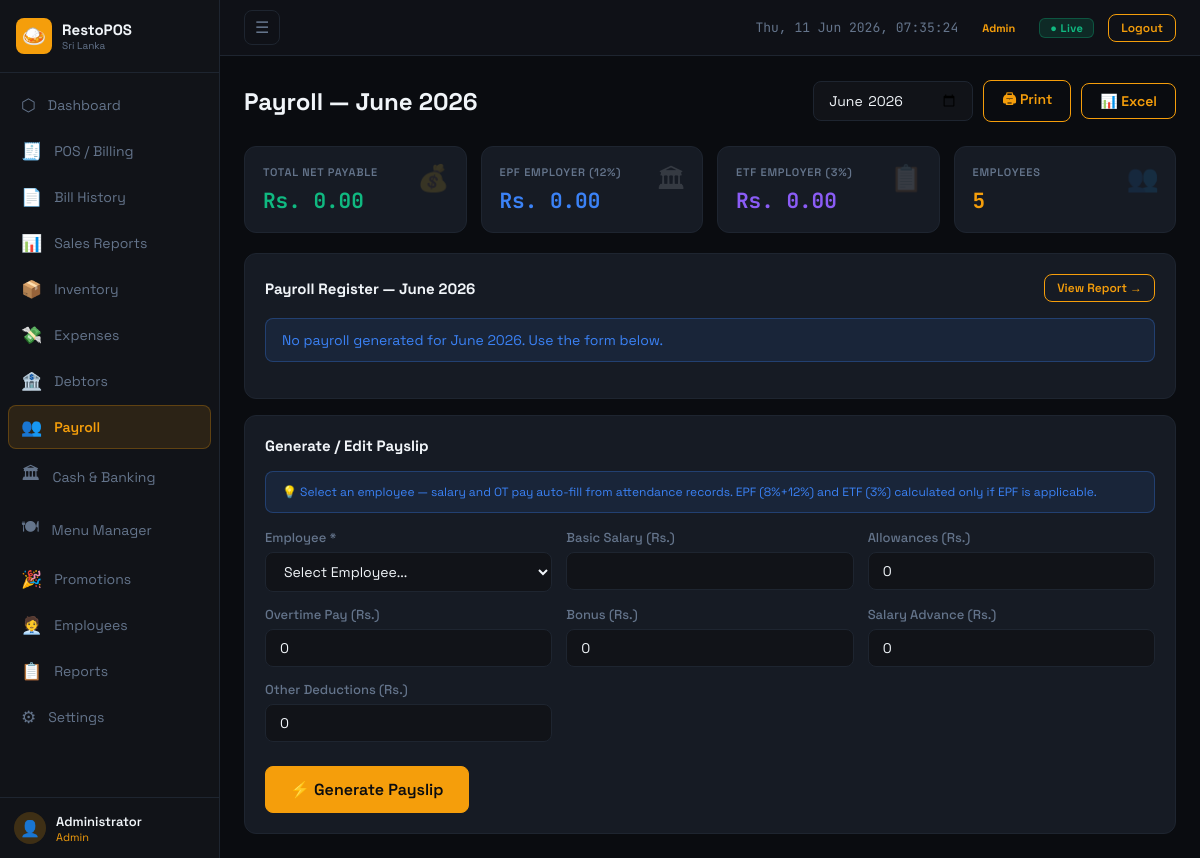
The app's page /modules/payroll.php (signed in), older data.
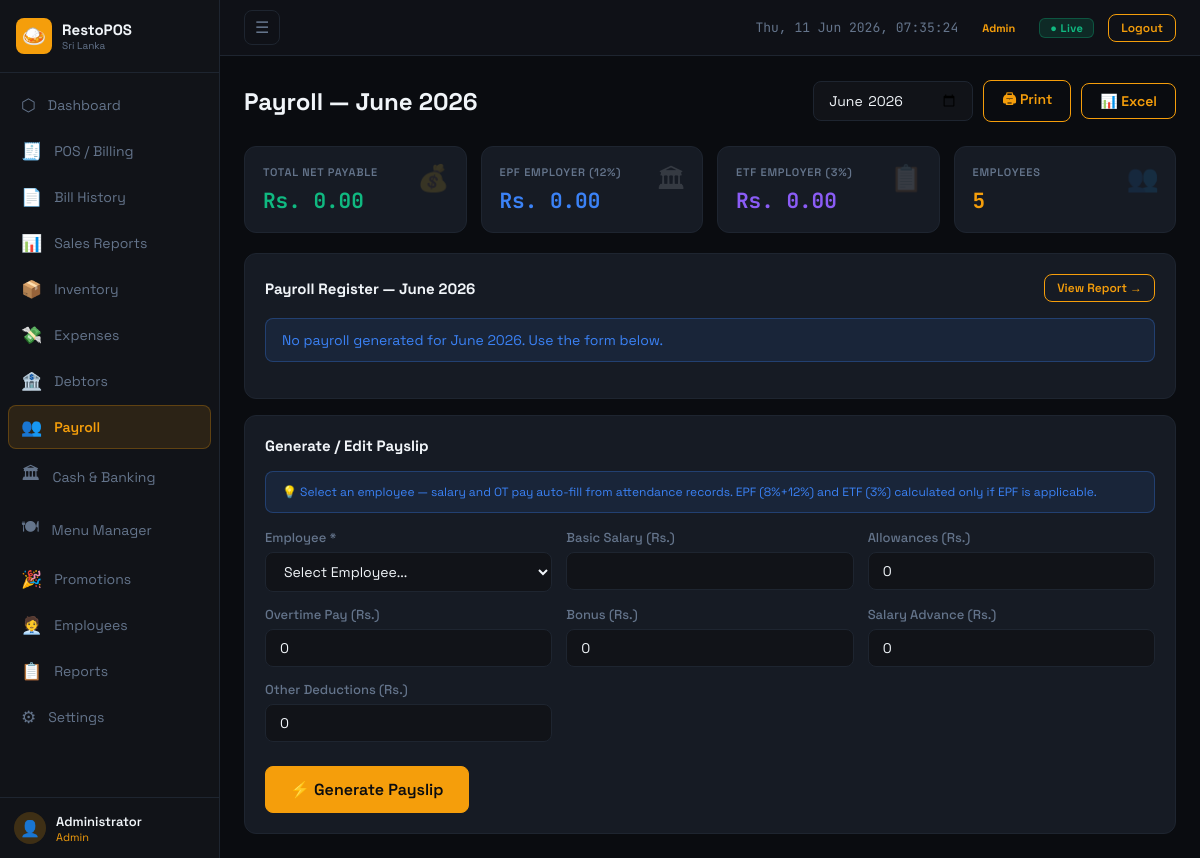
The same page, newer data.
### tables this page shows
CREATE TABLE employees (
    id INT AUTO_INCREMENT PRIMARY KEY,
    name VARCHAR(150) NOT NULL,
    nic VARCHAR(20),
    phone VARCHAR(20),
    position VARCHAR(100),
    basic_salary DECIMAL(10,2) DEFAULT 0,
    allowances DECIMAL(10,2) DEFAULT 0,
    epf_applicable TINYINT(1) DEFAULT 1,
    joined_date DATE,
    active TINYINT(1) DEFAULT 1,
    created_at TIMESTAMP DEFAULT CURRENT_TIMESTAMP
);

### includes/config.php (called while the page is built, shortened)
<?php
function fmt(float $n): string {
    return CURRENCY . ' ' . number_format($n, 2);
}

### modules/payroll.php (the view, shortened to what this page needs)
<?php
require_once '../includes/config.php';
$db = getDB();
$month      = $_GET['month'] ?? date('Y-m');
$monthStart = $month . '-01';
$monthEnd   = date('Y-m-t', strtotime($monthStart));
$employees = $db->query("SELECT * FROM employees WHERE active=1 AND name NOT LIKE '[DEL]%' ORDER BY name")->fetchAll();
$payrolls = $db->prepare("SELECT pr.*,e.name as emp_name,e.position,e.epf_applicable FROM payroll pr JOIN employees e ON pr.employee_id=e.id WHERE pr.pay_month=? ORDER BY e.name");
$payrolls->execute([$monthStart]); $payrolls=$payrolls->fetchAll();
$totals = ['gross'=>0,'epfe'=>0,'epfer'=>0,'etf'=>0,'net'=>0,'advance'=>0];
include '../includes/header.php';
?>
<div class="page-header">
  <div class="page-title">Payroll — <?= date('F Y',strtotime($monthStart)) ?></div>
  <div style="display:flex;gap:10px;align-items:center">
    <input type="month" value="<?= $month ?>" onchange="location.href='?month='+this.value" class="form-control" style="width:160px">
    <a href="export/index.php?report=payroll&from=<?=$monthStart?>&to=<?=$monthEnd?>&extra=<?=$month?>&format=print" target="_blank" class="btn btn-outline">🖨 Print</a>
    <a href="export/index.php?report=payroll&from=<?=$monthStart?>&to=<?=$monthEnd?>&extra=<?=$month?>&format=excel" class="btn btn-outline">📊 Excel</a>
  </div>
</div>
<div class="stats-grid mb-20">
  <div class="stat-card"><span class="stat-icon">💰</span><div class="stat-label">Total Net Payable</div><div class="stat-value text-green"><?= fmt($totals['net']) ?></div></div>
  <div class="stat-card"><span class="stat-icon">🏛</span><div class="stat-label">EPF Employer (12%)</div><div class="stat-value text-blue"><?= fmt($totals['epfer']) ?></div></div>
  <div class="stat-card"><span class="stat-icon">📋</span><div class="stat-label">ETF Employer (3%)</div><div class="stat-value" style="color:var(--purple)"><?= fmt($totals['etf']) ?></div></div>
  <div class="stat-card"><span class="stat-icon">👥</span><div class="stat-label">Employees</div><div class="stat-value text-accent"><?= count($employees) ?></div></div>
</div>
<div class="card mb-16">
  <div class="flex-between mb-16">
    <div class="card-title" style="margin-bottom:0">Payroll Register — <?= date('F Y',strtotime($monthStart)) ?></div>
    <a href="reports.php?rpt=payroll&from=<?=$monthStart?>&to=<?=$monthEnd?>&month=<?=$month?>" class="btn btn-sm btn-outline">View Report →</a>
  </div>
  <?php if (empty($payrolls)): ?>
    <div class="alert alert-info">No payroll generated for <?= date('F Y',strtotime($monthStart)) ?>. Use the form below.</div>
  <?php endif; ?>
</div>
<div class="card">
  <div class="card-title">Generate / Edit Payslip</div>
  <div class="alert alert-info fs-12 mb-16">
    💡 Select an employee — salary and OT pay auto-fill from attendance records.
    EPF (8%+12%) and ETF (3%) calculated only if EPF is applicable.
  </div>
  <form method="POST">
    <div class="form-row form-row-3 mb-12">
      <div class="form-group">
        <label class="form-label">Employee *</label>
        <select name="emp_id" id="empSelect" class="form-control" onchange="fillSalary(this)" required>
          <option value="">Select Employee...</option>
        </select>
      </div>
      <div class="form-group">
        <label class="form-label">Basic Salary (Rs.)</label>
        <input type="number" name="basic" id="fBasic" step="0.01" class="form-control" required>
      </div>
      <div class="form-group">
        <label class="form-label">Allowances (Rs.)</label>
        <input type="number" name="allowances" id="fAllow" step="0.01" class="form-control" value="0">
      </div>
      <div class="form-group">
        <label class="form-label">
          Overtime Pay (Rs.)
        </label>
        <input type="number" name="overtime" id="fOT" step="0.01" class="form-control" value="0">
      </div>
      <div class="form-group">
        <label class="form-label">Bonus (Rs.)</label>
        <input type="number" name="bonus" id="fBonus" step="0.01" class="form-control" value="0">
      </div>
      <div class="form-group">
        <label class="form-label">Salary Advance (Rs.)</label>
        <input type="number" name="advance" id="fAdvance" step="0.01" class="form-control" value="0">
      </div>
      <div class="form-group">
        <label class="form-label">Other Deductions (Rs.)</label>
        <input type="number" name="deductions" id="fDed" step="0.01" class="form-control" value="0">
      </div>
    </div>
    <button type="submit" class="btn btn-lg" style="margin-top:12px">⚡ Generate Payslip</button>
  </form>
</div>
<?php include '../includes/footer.php'; ?>

Row changes from the older to the newer data that the page shows:
now on this page (row edited): employees: epf_applicable "Rs. 0.00"
Text that changed along with them:
fmt($totals['net']): "Rs. 0.00" → (not shown)
fmt($totals['epfer']): "Rs. 0.00" → (not shown)
fmt($totals['etf']): "Rs. 0.00" → (not shown)
